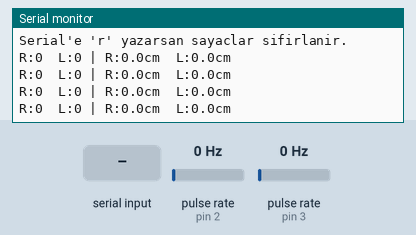
Simulated run of this sketch. Board: Arduino Uno, built with avr-gcc and run on an emulated ATmega328P. Parts: the last lines printed to the serial monitor. Wiring (inferred from the names in the program): 2 × pulse sensor: data pin 2 / data pin 3. The inputs (shaded band) are chosen by the test bench; at power-on: pulse rate (sensors on pin 2, pin 3) 0 Hz.

Above: at 1.4 s.
1.5 s: "r" received over Serial
3.2 s: pulse rate (sensor on pin 2) set to 4 Hz
At 3.73 s:
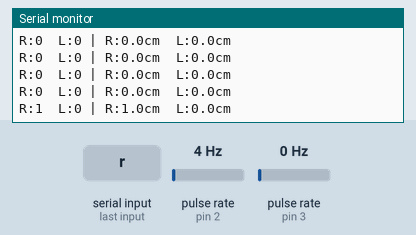
4.7 s: pulse rate (sensor on pin 3) set to 4 Hz
At 4.93 s:
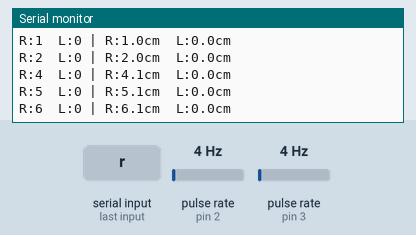
6.2 s: "R" received over Serial
At 6.74 s:
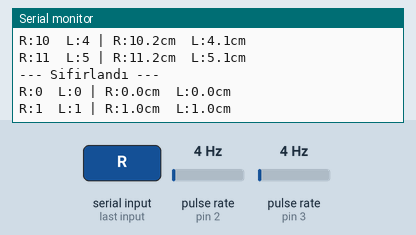
7.7 s: pulse rate (sensor on pin 2) set to 50 Hz
At 7.94 s:
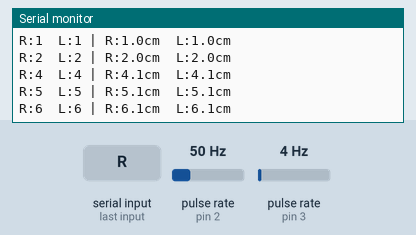
9.2 s: pulse rate (sensor on pin 3) set to 50 Hz
At 9.45 s:
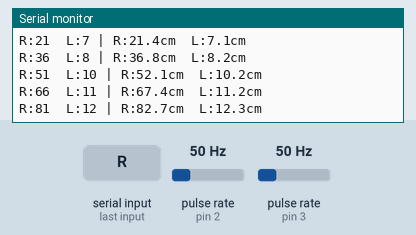
Timing chart, 0 to 11.7 s (numbered marks = the images above; inputs shaded):
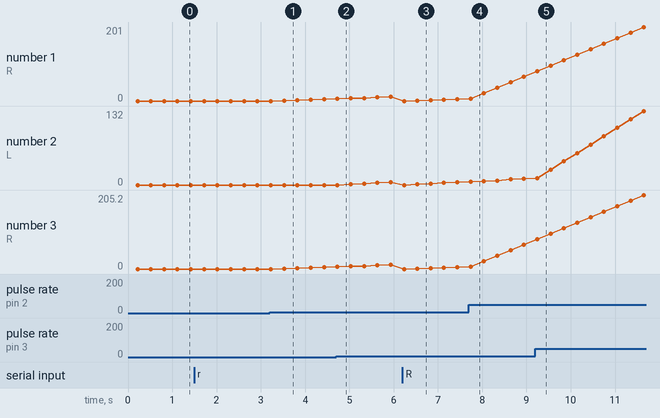

The sketch:

step4_encoder_test.ino
```cpp
// =====================================================================
// MEGABUS — Step 4: Encoder Interrupt Testi
//
// Bağlantı:
//   Sağ encoder OUT → D2  (INT0)
//   Sol encoder OUT → D3  (INT1)
//   VCC → 5V,  GND → GND
//
// Tekerlekleri elle çevir veya motoru kısa süre döndür.
// Her iki encoder de sayı artırmalı.
//
// Serial Monitor: 115200 baud
// =====================================================================

#define PIN_ENC_RIGHT 2   // INT0
#define PIN_ENC_LEFT  3   // INT1

// Tekerlek parametreleri (asıl firmware ile aynı)
const float WHEEL_DIAMETER_CM       = 6.5;
const int   TICKS_PER_REVOLUTION    = 20;

volatile long rightTicks = 0;
volatile long leftTicks  = 0;

void onRightTick() { rightTicks++; }
void onLeftTick()  { leftTicks++;  }

float ticksToCm(long ticks) {
  return (ticks * 3.14159f * WHEEL_DIAMETER_CM) / TICKS_PER_REVOLUTION;
}

void setup() {
  Serial.begin(115200);
  while (!Serial) {}
  delay(200);

  pinMode(PIN_ENC_RIGHT, INPUT_PULLUP);
  pinMode(PIN_ENC_LEFT,  INPUT_PULLUP);

  attachInterrupt(digitalPinToInterrupt(PIN_ENC_RIGHT), onRightTick, RISING);
  attachInterrupt(digitalPinToInterrupt(PIN_ENC_LEFT),  onLeftTick,  RISING);

  Serial.println(F("=== MEGABUS Step 4: Encoder Test ==="));
  Serial.println(F("Sag encoder=D2 (INT0)  Sol encoder=D3 (INT1)"));
  Serial.println(F("Tekerlekleri elle cevir veya motoru kisaca dondur."));
  Serial.println(F("Format: R_ticks  L_ticks | R_cm   L_cm"));
  Serial.println(F("Serial'e 'r' yazarsan sayaclar sifirlanir."));
  Serial.println();
}

void loop() {
  // Sıfırlama komutu
  if (Serial.available()) {
    char c = Serial.read();
    if (c == 'r' || c == 'R') {
      noInterrupts();
      rightTicks = 0;
      leftTicks  = 0;
      interrupts();
      Serial.println(F("--- Sifirlandı ---"));
    }
  }

  long r, l;
  noInterrupts();
  r = rightTicks;
  l = leftTicks;
  interrupts();

  Serial.print(F("R:"));
  Serial.print(r);
  Serial.print(F("  L:"));
  Serial.print(l);
  Serial.print(F(" | R:"));
  Serial.print(ticksToCm(r), 1);
  Serial.print(F("cm  L:"));
  Serial.print(ticksToCm(l), 1);
  Serial.println(F("cm"));

  delay(300);
}
```

Measured:
- after the input at 3.2 s, the serial monitor: prints a new line after 0.33 s (image 1)
- after the input at 6.2 s, the serial monitor: prints a new line at once (image 3)
- plotted number 1: 0 → 5 after the input at 3.2 s, 5 → 66 after the input at 7.7 s
- plotted number 2: 11 → 132 after the input at 9.2 s
- plotted number 3: 0 → 5.1 after the input at 3.2 s, 5.1 → 67.4 after the input at 7.7 s
